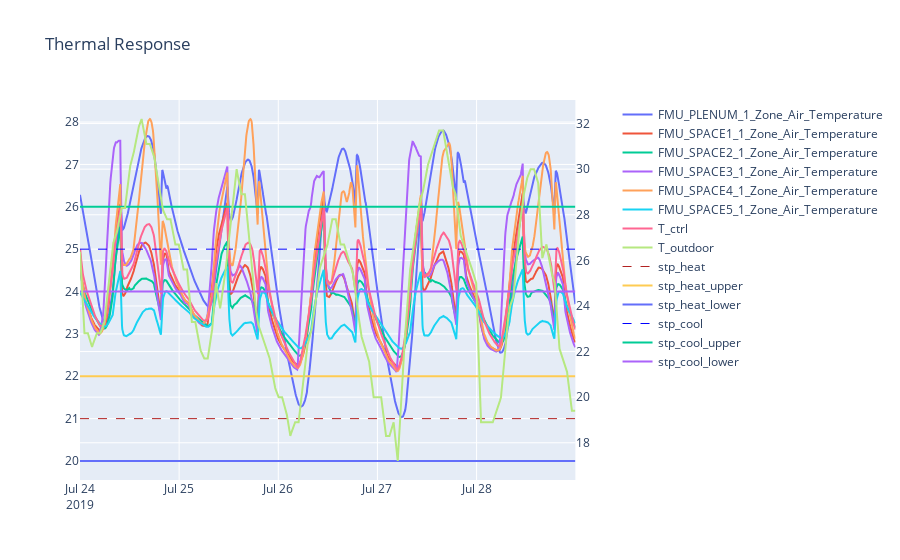
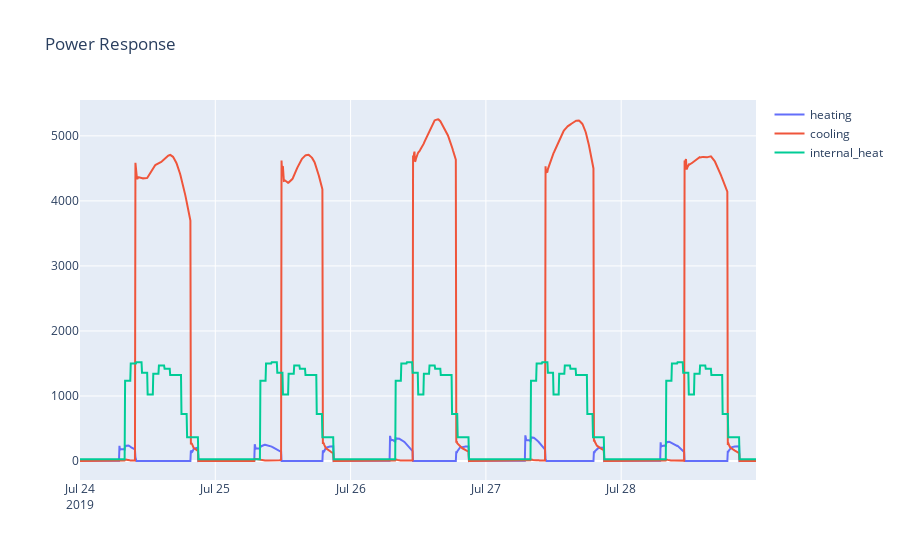
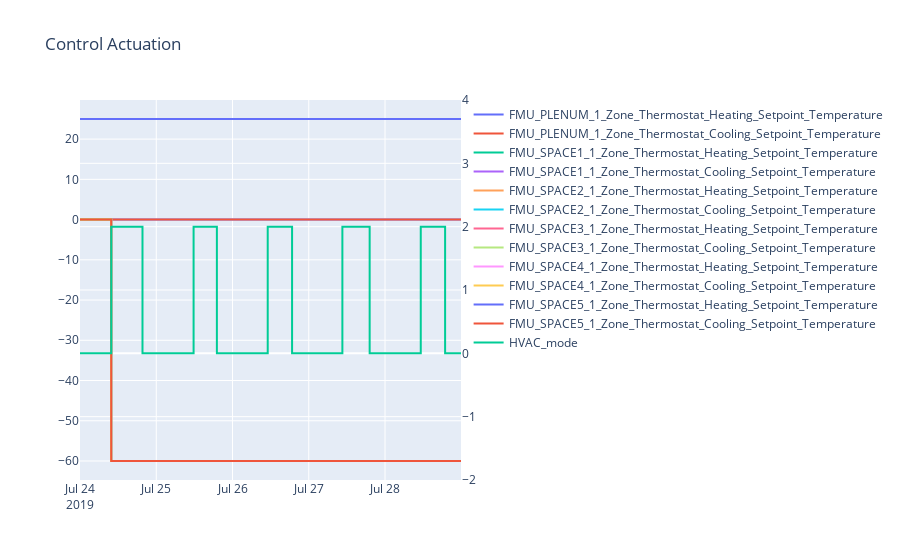

Write notebook code for charts like these, in order.
### Code cell
%time s.show_plots()

### Figure 1 — Plotly figure (JSON) as saved in the notebook; plotly's stock layout.template omitted (floating-point values rounded to 4 significant figures; data arrays with more than 128 entries replaced by an {"elided": "..."} marker saying what was removed)
{"data": [{"mode": "lines", "name": "FMU_PLENUM_1_Zone_Air_Temperature", "type": "scatter", "x": {"elided": "1440 str values"}, "xaxis": "x", "y": {"elided": "1440 float values"}, "yaxis": "y"}, {"mode": "lines", "name": "FMU_SPACE1_1_Zone_Air_Temperature", "type": "scatter", "x": {"elided": "1440 str values"}, "xaxis": "x", "y": {"elided": "1440 float values"}, "yaxis": "y"}, {"mode": "lines", "name": "FMU_SPACE2_1_Zone_Air_Temperature", "type": "scatter", "x": {"elided": "1440 str values"}, "xaxis": "x", "y": {"elided": "1440 float values"}, "yaxis": "y"}, {"mode": "lines", "name": "FMU_SPACE3_1_Zone_Air_Temperature", "type": "scatter", "x": {"elided": "1440 str values"}, "xaxis": "x", "y": {"elided": "1440 float values"}, "yaxis": "y"}, {"mode": "lines", "name": "FMU_SPACE4_1_Zone_Air_Temperature", "type": "scatter", "x": {"elided": "1440 str values"}, "xaxis": "x", "y": {"elided": "1440 float values"}, "yaxis": "y"}, {"mode": "lines", "name": "FMU_SPACE5_1_Zone_Air_Temperature", "type": "scatter", "x": {"elided": "1440 str values"}, "xaxis": "x", "y": {"elided": "1440 float values"}, "yaxis": "y"}, {"mode": "lines", "name": "T_ctrl", "type": "scatter", "x": {"elided": "1440 str values"}, "xaxis": "x", "y": {"elided": "1440 float values"}, "yaxis": "y"}, {"mode": "lines", "name": "T_outdoor", "type": "scatter", "x": {"elided": "1440 str values"}, "xaxis": "x", "y": {"elided": "1440 float values"}, "yaxis": "y2"}, {"line": {"color": "firebrick", "dash": "dash", "width": 1}, "mode": "lines", "name": "stp_heat", "type": "scatter", "x": {"elided": "1440 str values"}, "xaxis": "x", "y": {"elided": "1440 int values"}, "yaxis": "y"}, {"mode": "lines", "name": "stp_heat_upper", "type": "scatter", "x": {"elided": "1440 str values"}, "xaxis": "x", "y": {"elided": "1440 int values"}, "yaxis": "y"}, {"mode": "lines", "name": "stp_heat_lower", "type": "scatter", "x": {"elided": "1440 str values"}, "xaxis": "x", "y": {"elided": "1440 int values"}, "yaxis": "y"}, {"line": {"color": "blue", "dash": "dash", "width": 1}, "mode": "lines", "name": "stp_cool", "type": "scatter", "x": {"elided": "1440 str values"}, "xaxis": "x", "y": {"elided": "1440 int values"}, "yaxis": "y"}, {"mode": "lines", "name": "stp_cool_upper", "type": "scatter", "x": {"elided": "1440 str values"}, "xaxis": "x", "y": {"elided": "1440 int values"}, "yaxis": "y"}, {"mode": "lines", "name": "stp_cool_lower", "type": "scatter", "x": {"elided": "1440 str values"}, "xaxis": "x", "y": {"elided": "1440 int values"}, "yaxis": "y"}], "layout": {"autosize": true, "title": {"text": "Thermal Response"}, "xaxis": {"anchor": "y", "autorange": true, "domain": [0, 0.94], "range": ["2019-07-24", "2019-07-28 23:55"], "type": "date"}, "yaxis": {"anchor": "x", "autorange": true, "domain": [0, 1], "range": [19.55, 28.52], "type": "linear"}, "yaxis2": {"anchor": "x", "autorange": true, "overlaying": "y", "range": [16.37, 33.03], "side": "right", "type": "linear"}}}

### Figure 2 — Plotly figure (JSON) as saved in the notebook; plotly's stock layout.template omitted (floating-point values rounded to 4 significant figures; data arrays with more than 128 entries replaced by an {"elided": "..."} marker saying what was removed)
{"data": [{"mode": "lines", "name": "heating", "type": "scatter", "x": {"elided": "1440 str values"}, "xaxis": "x", "y": {"elided": "1440 float values"}, "yaxis": "y"}, {"mode": "lines", "name": "cooling", "type": "scatter", "x": {"elided": "1440 str values"}, "xaxis": "x", "y": {"elided": "1440 float values"}, "yaxis": "y"}, {"mode": "lines", "name": "internal_heat", "type": "scatter", "x": {"elided": "1440 str values"}, "xaxis": "x", "y": {"elided": "1440 float values"}, "yaxis": "y"}], "layout": {"autosize": true, "title": {"text": "Power Response"}, "xaxis": {"anchor": "y", "autorange": true, "domain": [0, 1], "range": ["2019-07-24", "2019-07-28 23:55"], "type": "date"}, "yaxis": {"anchor": "x", "autorange": true, "domain": [0, 1], "range": [-292.2, 5551.0], "type": "linear"}}}

### Figure 3 — Plotly figure (JSON) as saved in the notebook; plotly's stock layout.template omitted (floating-point values rounded to 4 significant figures; data arrays with more than 128 entries replaced by an {"elided": "..."} marker saying what was removed)
{"data": [{"line": {"shape": "hv"}, "mode": "lines", "name": "FMU_PLENUM_1_Zone_Thermostat_Heating_Setpoint_Temperature", "type": "scatter", "x": {"elided": "1440 str values"}, "y": {"elided": "1440 int values"}}, {"line": {"shape": "hv"}, "mode": "lines", "name": "FMU_PLENUM_1_Zone_Thermostat_Cooling_Setpoint_Temperature", "type": "scatter", "x": {"elided": "1440 str values"}, "y": {"elided": "1440 int values"}}, {"line": {"shape": "hv"}, "mode": "lines", "name": "FMU_SPACE1_1_Zone_Thermostat_Heating_Setpoint_Temperature", "type": "scatter", "x": {"elided": "1440 str values"}, "y": {"elided": "1440 float values"}}, {"line": {"shape": "hv"}, "mode": "lines", "name": "FMU_SPACE1_1_Zone_Thermostat_Cooling_Setpoint_Temperature", "type": "scatter", "x": {"elided": "1440 str values"}, "y": {"elided": "1440 float values"}}, {"line": {"shape": "hv"}, "mode": "lines", "name": "FMU_SPACE2_1_Zone_Thermostat_Heating_Setpoint_Temperature", "type": "scatter", "x": {"elided": "1440 str values"}, "y": {"elided": "1440 float values"}}, {"line": {"shape": "hv"}, "mode": "lines", "name": "FMU_SPACE2_1_Zone_Thermostat_Cooling_Setpoint_Temperature", "type": "scatter", "x": {"elided": "1440 str values"}, "y": {"elided": "1440 float values"}}, {"line": {"shape": "hv"}, "mode": "lines", "name": "FMU_SPACE3_1_Zone_Thermostat_Heating_Setpoint_Temperature", "type": "scatter", "x": {"elided": "1440 str values"}, "y": {"elided": "1440 float values"}}, {"line": {"shape": "hv"}, "mode": "lines", "name": "FMU_SPACE3_1_Zone_Thermostat_Cooling_Setpoint_Temperature", "type": "scatter", "x": {"elided": "1440 str values"}, "y": {"elided": "1440 float values"}}, {"line": {"shape": "hv"}, "mode": "lines", "name": "FMU_SPACE4_1_Zone_Thermostat_Heating_Setpoint_Temperature", "type": "scatter", "x": {"elided": "1440 str values"}, "y": {"elided": "1440 float values"}}, {"line": {"shape": "hv"}, "mode": "lines", "name": "FMU_SPACE4_1_Zone_Thermostat_Cooling_Setpoint_Temperature", "type": "scatter", "x": {"elided": "1440 str values"}, "y": {"elided": "1440 float values"}}, {"line": {"shape": "hv"}, "mode": "lines", "name": "FMU_SPACE5_1_Zone_Thermostat_Heating_Setpoint_Temperature", "type": "scatter", "x": {"elided": "1440 str values"}, "y": {"elided": "1440 float values"}}, {"line": {"shape": "hv"}, "mode": "lines", "name": "FMU_SPACE5_1_Zone_Thermostat_Cooling_Setpoint_Temperature", "type": "scatter", "x": {"elided": "1440 str values"}, "y": {"elided": "1440 float values"}}, {"line": {"shape": "hv"}, "mode": "lines", "name": "HVAC_mode", "type": "scatter", "x": {"elided": "1440 str values"}, "y": {"elided": "1440 int values"}, "yaxis": "y2"}], "layout": {"autosize": true, "title": {"text": "Control Actuation"}, "xaxis": {"autorange": true, "range": ["2019-07-24", "2019-07-28 23:55"], "type": "date"}, "yaxis": {"autorange": true, "range": [-64.72, 29.72], "type": "linear"}, "yaxis2": {"overlaying": "y", "range": [-2, 4], "side": "right", "type": "linear"}}}
